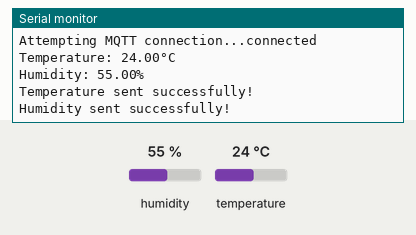
Simulated run of this sketch. Board: ESP32. Parts: the last lines printed to the serial monitor. The test bench sets the inputs (shaded band); at power-on: humidity 55 %, temperature 24 °C. WiFi joins after 1.5 s; servers stay silent unless stated; no MQTT or app messages arrive unless stated.

Above: at 2.7 s.
2.8 s: humidity set to 22 %
At 6.6 s:
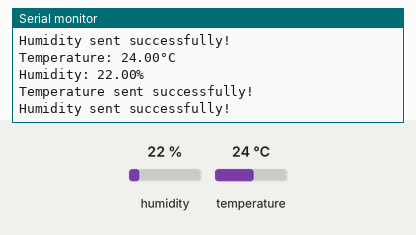
7.7 s: temperature set to 12 °C
12.6 s: humidity set to 40 %
At 15.2 s:
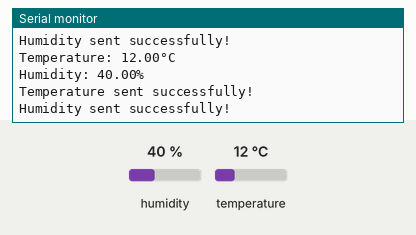
Timing chart, 0 to 16.7 s (numbered marks = the images above; inputs shaded):
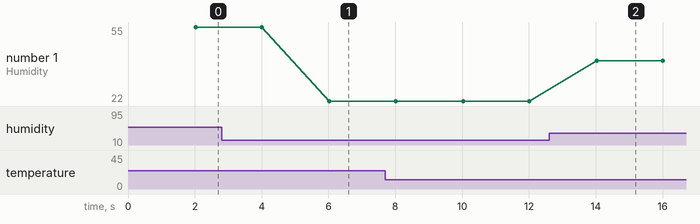

Measured:
- after the input at 2.8 s, the serial monitor: prints a new line after 3.2 s (image 1)
- after the input at 12.6 s, the serial monitor: prints a new line after 1.4 s (image 2)
- plotted number 1: 55 → 22 after the input at 2.8 s, 22 → 40 after the input at 12.6 s

The sketch:

proj1_MQTT.ino
```cpp
#include <WiFi.h>
#include <PubSubClient.h>
#include "DHT.h"

// Wi-Fi credentials
const char* ssid = "TOPNET_21F8"; // Replace with your WiFi name
const char* password = "yp5qac98w8"; // Replace with your WiFi password

// MQTT server details
const char* mqtt_server = "broker.hivemq.com"; // Replace with your MQTT broker
const int mqtt_port = 1883;                    // MQTT port (default is 1883)
const char* mqtt_user = "";                    // MQTT username (if required)
const char* mqtt_password = "";                // MQTT password (if required)

// MQTT topics
const char* temp_topic = "esp32/temperature";
const char* hum_topic = "esp32/humidity";

// DHT sensor setup
#define DHTPIN 4 // Pin connected to DHT11
#define DHTTYPE DHT11
DHT dht(DHTPIN, DHTTYPE);

// Wi-Fi and MQTT client objects
WiFiClient espClient;
PubSubClient client(espClient);

// Reconnection delay
unsigned long lastMsg = 0;
const long interval = 2000; // Publish every 2 seconds

void setup_wifi() {
  delay(10);
  Serial.println();
  Serial.print("Connecting to WiFi: ");
  Serial.println(ssid);

  WiFi.begin(ssid, password);

  while (WiFi.status() != WL_CONNECTED) {
    delay(500);
    Serial.print(".");
  }

  Serial.println("");
  Serial.println("WiFi connected.");
  Serial.print("IP address: ");
  Serial.println(WiFi.localIP());
}

void reconnect() {
  while (!client.connected()) {
    Serial.print("Attempting MQTT connection...");
    String clientId = "ESP32Client-" + String(WiFi.macAddress());
    if (client.connect(clientId.c_str(), mqtt_user, mqtt_password)) {
      Serial.println("connected");
    } else {
      Serial.print("failed, rc=");
      Serial.print(client.state());
      Serial.println(" trying again in 5 seconds");
      delay(5000);
    }
  }
}

void setup() {
  Serial.begin(115200);
  dht.begin();
  setup_wifi();
  client.setServer(mqtt_server, mqtt_port);
}

void loop() {
  if (!client.connected()) {
    reconnect();
  }
  client.loop();

  unsigned long now = millis();
  if (now - lastMsg > interval) {
    lastMsg = now;

    float temperature = dht.readTemperature();
    float humidity = dht.readHumidity();

    // Validate readings
    if (isnan(temperature) || isnan(humidity)) {
      Serial.println("Failed to read from DHT sensor! Skipping this reading.");
      return;
    }

    // Ignore unrealistic values
    if (temperature < -40 || temperature > 80 || humidity < 0 || humidity > 100) {
      Serial.println("Unrealistic values detected! Skipping this reading.");
      return;
    }

    // Print values to serial monitor
    Serial.print("Temperature: ");
    Serial.print(temperature);
    Serial.println("°C");
    Serial.print("Humidity: ");
    Serial.print(humidity);
    Serial.println("%");

    // Publish values
    String tempPayload = String(temperature);
    String humPayload = String(humidity);

    if (client.publish(temp_topic, tempPayload.c_str())) {
      Serial.println("Temperature sent successfully!");
    } else {
      Serial.println("Failed to send temperature!");
    }

    if (client.publish(hum_topic, humPayload.c_str())) {
      Serial.println("Humidity sent successfully!");
    } else {
      Serial.println("Failed to send humidity!");
    }
  }
}
```
